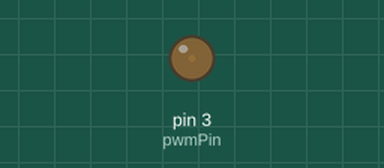
Simulated run of this sketch. Board: Arduino Uno, built with avr-gcc and run on an emulated ATmega328P. Parts: output pins drawn as LEDs (lit = HIGH).

Above: at 0.05 s.
At 2.65 s:
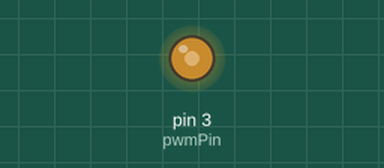
At 4.45 s:
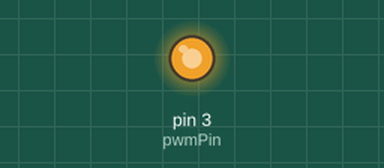
At 8.85 s:
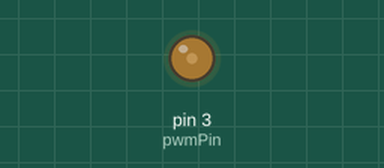
Timing chart, 0 to 13.1 s (numbered marks = the images above):
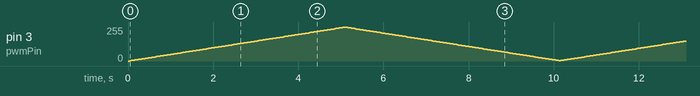

The sketch:

LedBreathe.ino
```cpp
/*

  Reference the fritzing sketch in the same GitHub folder to create this circuit.

*/

int pwmPin = 3;
int fadeValue = 0;
int fadeStep = 2;

// the setup function runs once when you press reset or power the board
void setup() {
  pinMode(pwmPin, OUTPUT);
}

// the loop function runs over and over again forever
void loop() {
  if (fadeValue >= 254) {
    fadeStep = -2;
  }
  if (fadeValue <= 2) {
    fadeStep = 2;
  }
  analogWrite(pwmPin, fadeValue);
  fadeValue = fadeValue + fadeStep;
  delay(40);
}
```
